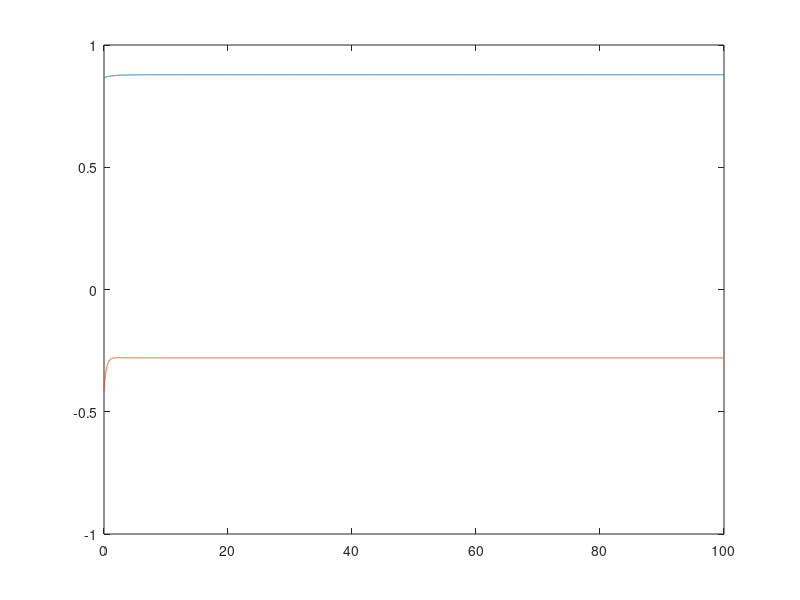

MATLAB code to generate this figure:
% 2 Node RNN

dt=0.01; %time slice
T=100; %amount of time to run for
time= 0:dt:T;  % a time vector
N = 2;  %the number of neurons

% W = [1 1; 1 1]% 2 3; 4 5 6; 7 8 9];% a hand coded 3*3 matrix
W = randn(N) % a random N*N matrix

y=randn(N,length(time)); %initial conditions
theta =  zeros(2,1); %rand(N,1); %the biases

%main loop
for i=2:length(time)
 y(:,i) = y(:,i-1) +dt*(-y(:,i-1)+tanh( W*y(:,i-1) +theta));
end

%plot the data
plot(time,y);
